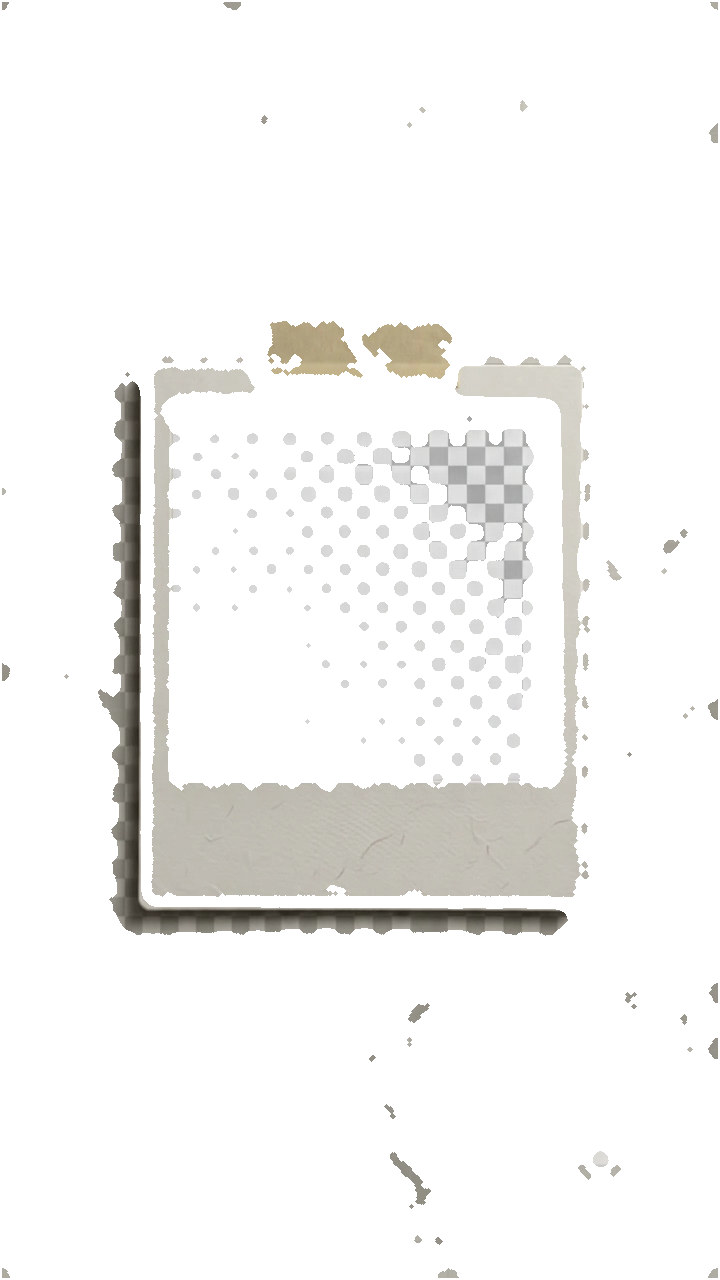
#> input picture backend/polaroid_template.png, 720 x 1280 px
$ python -i color_extract.py   (imports and definitions only)
#> lines starting #> are read from the running program, lines starting #| are printed output that depends on the picture
"""Dominant-color extraction & typography styling for lyric videos.

Pulls dominant colors (primary, secondary, tertiary) from artwork/video frames,
calculates WCAG high-contrast text and stroke/glow colors, and suggests font family
and size based on image contrast metrics and aspect ratio.
"""
import os
import subprocess
import colorsys
import math
from PIL import Image, ImageStat


def _is_video(path):
    return path.lower().split(".")[-1] in ("mp4", "mov", "webm", "gif")


# [8 lines left out: function _grab_video_frame, not called in this run]


def relative_luminance(r, g, b):
    """Calculate standard WCAG 2.1 relative luminance for RGB values (0-255)."""
    rs = r / 255.0
    gs = g / 255.0
    bs = b / 255.0
    r_lin = rs / 12.92 if rs <= 0.04045 else ((rs + 0.055) / 1.055) ** 2.4
    g_lin = gs / 12.92 if gs <= 0.04045 else ((gs + 0.055) / 1.055) ** 2.4
    b_lin = bs / 12.92 if bs <= 0.04045 else ((bs + 0.055) / 1.055) ** 2.4
    return 0.2126 * r_lin + 0.7152 * g_lin + 0.0722 * b_lin


# [5 lines left out: function hex_to_rgb, not called in this run]


def rgb_to_hex(r, g, b):
    return "#{:02x}{:02x}{:02x}".format(
        max(0, min(255, int(r))),
        max(0, min(255, int(g))),
        max(0, min(255, int(b)))
    )


# [9 lines left out: function wcag_contrast_ratio, not called in this run]


def extract_palette(image_path, count=3):
    """Return up to `count` dominant colors as #RRGGBB hex strings.

    Falls back to a neutral dark→blue gradient if extraction fails.
    """
    fallback = ["#11131a", "#1f2a44", "#3a4d7a"][:count]
    sample_path = image_path
    temp_frame = None
    try:
        if _is_video(image_path):
            temp_frame = _grab_video_frame(image_path)
            if not temp_frame:
                return fallback
            sample_path = temp_frame

        img = Image.open(sample_path).convert("RGB")
        img.thumbnail((200, 200))
        quant = img.quantize(colors=max(count * 3, 9), method=Image.Quantize.MEDIANCUT)
        palette = quant.getpalette()
        color_counts = sorted(quant.getcolors(), reverse=True)  # [(count, index), ...]

        colors = []
        seen = set()
        for _, idx in color_counts:
            r, g, b = palette[idx * 3: idx * 3 + 3]
            hex_c = rgb_to_hex(r, g, b)
            if hex_c not in seen:
                seen.add(hex_c)
                colors.append((r, g, b))
                if len(colors) >= count:
                    break

        if not colors:
            return fallback

        # Sort darkest -> brightest
        colors.sort(key=lambda c: relative_luminance(c[0], c[1], c[2]))
        return [rgb_to_hex(*c) for c in colors[:count]]
    except Exception as e:
        print(f"Palette extraction failed ({e}); using fallback gradient.")
        return fallback
    finally:
        if temp_frame and os.path.exists(temp_frame):
            try:
                os.remove(temp_frame)
            except Exception:
                pass


def hex_to_ffmpeg(hex_color):
    """#RRGGBB -> 0xRRGGBB for the ffmpeg gradients source."""
    return "0x" + hex_color.lstrip("#")


def analyze_image(image_path):
    """Analyze image luminance, contrast (std dev), saturation, and dominant colors."""
#> called with image_path = 'polaroid_template.png'
    sample_path = image_path
    temp_frame = None
    try:
        if _is_video(image_path):
            temp_frame = _grab_video_frame(image_path)
            if temp_frame:
                sample_path = temp_frame

        img = Image.open(sample_path).convert("RGB")
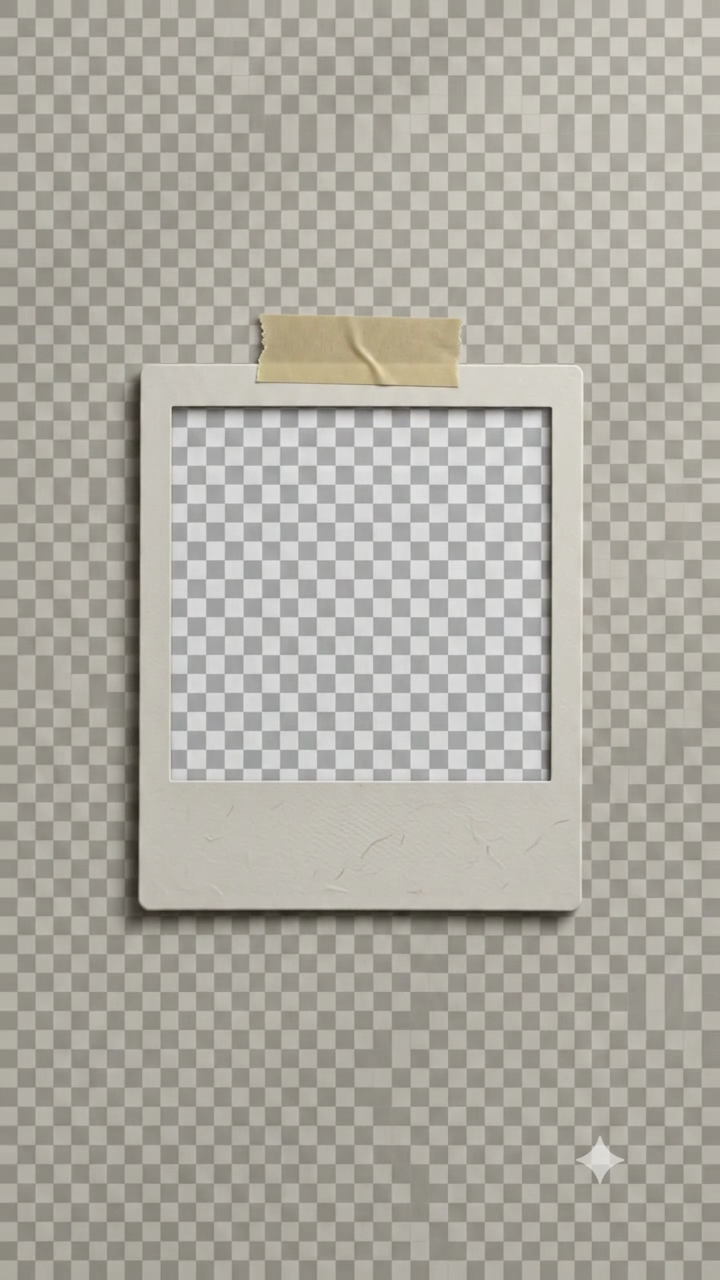
#> img: PIL image 720x1280 RGB; mean R, G, B 173.8, 170.8, 162.2
        img_thumb = img.copy()
        img_thumb.thumbnail((200, 200))

        stat = ImageStat.Stat(img_thumb)
        # Average brightness / luminance
        r_mean, g_mean, b_mean = stat.mean[:3]
#> r_mean = 173.7; g_mean = 170.7; b_mean = 162.1
        avg_luminance = relative_luminance(r_mean, g_mean, b_mean)
#> in relative_luminance, `rs = r / 255.0`: rs = 0.681
#> in relative_luminance, `gs = g / 255.0`: gs = 0.669
#> in relative_luminance, `bs = b / 255.0`: bs = 0.636
#> in relative_luminance, `r_lin = rs / 12.92 if rs <= 0.04045 else ((rs + 0.055) / 1.055) ** 2.4`: r_lin = 0.422
#> in relative_luminance, `g_lin = gs / 12.92 if gs <= 0.04045 else ((gs + 0.055) / 1.055) ** 2.4`: g_lin = 0.406
#> in relative_luminance, `b_lin = bs / 12.92 if bs <= 0.04045 else ((bs + 0.055) / 1.055) ** 2.4`: b_lin = 0.362
#> avg_luminance = 0.406

        # Standard deviation as contrast metric
        r_std, g_std, b_std = stat.stddev[:3]
#> r_std = 22.4; g_std = 22.82; b_std = 24.3
        contrast_score = (r_std + g_std + b_std) / 3.0  # Range approx 0 to 80
#> contrast_score = 23.17

        # Saturation score
        pixels = list(img_thumb.getdata())
#> pixels = 22400 items
        sat_sum = 0
        step = max(1, len(pixels) // 200)
#> step = 112
        sampled_pixels = pixels[::step]
#> sampled_pixels = 200 items, first 6: (151, 146, 137), (150, 145, 136), (159, 154, 145), (188, 183, 174), (189, 185, 175), (179, 177, 166)
        for r, g, b in sampled_pixels:
            _, l, s = colorsys.rgb_to_hls(r / 255.0, g / 255.0, b / 255.0)
            sat_sum += s
#> this loop made 200 passes
#> (r, g, b, l, s, sat_sum) on passes 1 to 3: (151, 146, 137, 0.565, 0.0631, 0.0631), (150, 145, 136, 0.561, 0.0625, 0.126), (159, 154, 145, 0.596, 0.068, 0.194)
#> after the loop, sat_sum = 13.96
        avg_sat = sat_sum / max(1, len(sampled_pixels))
#> avg_sat = 0.0698

        # Palette: Primary, Secondary, Tertiary
        raw_colors = extract_palette(sample_path, count=5)
#> in extract_palette, `quant = img.quantize(colors=max(count * 3, 9), method=Image.Quantize.M..`:
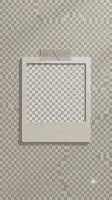
#> quant: PIL image 112x200 P; mean R, G, B 174.1, 171.1, 162.6
#> in extract_palette, `palette = quant.getpalette()`: palette = 45 values, max 211 at index 0, min 110 at index 44, mean 168
#> in extract_palette, `color_counts = sorted(quant.getcolors(), reverse=True)`: color_counts = [(2008, 13), (1935, 10), (1718, 4), (1707, 1), (1675, 11), (1675, 2), (1648, 8), (1592, 7), (1511, 9), (1412, 0), (1379, 12), (1301, 3), (1277, 6), (1012, 5), (550, 14)]
#> the loop in extract_palette, `for _, idx in color_counts:` made 5 passes
#> (idx, r, g, b, hex_c) on passes 1 to 5: (13, 147, 143, 134, '#938f86'), (10, 162, 160, 152, '#a2a098'), (4, 186, 183, 174, '#bab7ae'), (1, 198, 196, 189, '#c6c4bd'), (11, 156, 152, 143, '#9c988f')
#> after the loop in extract_palette, `for _, idx in color_counts:`: colors = [(147, 143, 134), (162, 160, 152), (186, 183, 174), (198, 196, 189), (156, 152, 143)]; seen = 5 items
#> raw_colors = ['#938f86', '#9c988f', '#a2a098', '#bab7ae', '#c6c4bd']
        primary = raw_colors[0] if len(raw_colors) > 0 else "#11131a"
#> primary = '#938f86'
        secondary = raw_colors[1] if len(raw_colors) > 1 else "#1f2a44"
#> secondary = '#9c988f'
        tertiary = raw_colors[2] if len(raw_colors) > 2 else "#3a4d7a"
#> tertiary = '#a2a098'

        return {
            "brightness": avg_luminance,
            "contrast": contrast_score,
            "saturation": avg_sat,
            "is_dark": avg_luminance < 0.5,
            "primary": primary,
            "secondary": secondary,
            "tertiary": tertiary,
            "raw_palette": raw_colors
        }
    except Exception as e:
        print(f"Image analysis failed ({e}); returning defaults.")
        return {
            "brightness": 0.2,
            "contrast": 40.0,
            "saturation": 0.5,
            "is_dark": True,
            "primary": "#11131a",
            "secondary": "#1f2a44",
            "tertiary": "#3a4d7a",
            "raw_palette": ["#11131a", "#1f2a44", "#3a4d7a"]
        }
    finally:
        if temp_frame and os.path.exists(temp_frame):
            try:
                os.remove(temp_frame)
            except Exception:
                pass


# [159 lines left out: function suggest_typography_colors, not called in this run]

>>> result = analyze_image('polaroid_template.png')
#> result = {'brightness': 0.406, 'contrast': 23.17, 'saturation': 0.0698, 'is_dark': True, 'primary': '#938f86', 'secondary': '#9c988f', 'tertiary': '#a2a098', 'raw_palette': ['#938f86', '#9c988f', '#a2a098', '#bab7ae', '#c6c4bd']}
